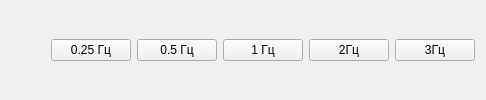
           <widget class="QWidget" name="sin_button_widget" native="true">
            <property name="enabled">
             <bool>true</bool>
            </property>
            <layout class="QGridLayout" name="gridLayout_7">
             <item row="0" column="0">
              <layout class="QHBoxLayout" name="horizontalLayout_5">
               <item>
                <spacer name="horizontalSpacer_5">
                 <property name="orientation">
                  <enum>Qt::Horizontal</enum>
                 </property>
                 <property name="sizeHint" stdset="0">
                  <size>
                   <width>40</width>
                   <height>20</height>
                  </size>
                 </property>
                </spacer>
               </item>
               <item>
                <widget class="QPushButton" name="button_sin_025">
                 <property name="maximumSize">
                  <size>
                   <width>100</width>
                   <height>16777215</height>
                  </size>
                 </property>
                 <property name="text">
                  <string>0.25 Гц</string>
                 </property>
                </widget>
               </item>
               <item>
                <widget class="QPushButton" name="button_sin_05">
                 <property name="text">
                  <string>0.5 Гц</string>
                 </property>
                </widget>
               </item>
               <item>
                <widget class="QPushButton" name="button_sin_1">
                 <property name="text">
                  <string>1 Гц</string>
                 </property>
                </widget>
               </item>
               <item>
                <widget class="QPushButton" name="button_sin_2">
                 <property name="text">
                  <string>2Гц</string>
                 </property>
                </widget>
               </item>
               <item>
                <widget class="QPushButton" name="button_sin_3">
                 <property name="text">
                  <string>3Гц</string>
                 </property>
                </widget>
               </item>
              </layout>
             </item>
            </layout>
           </widget>
